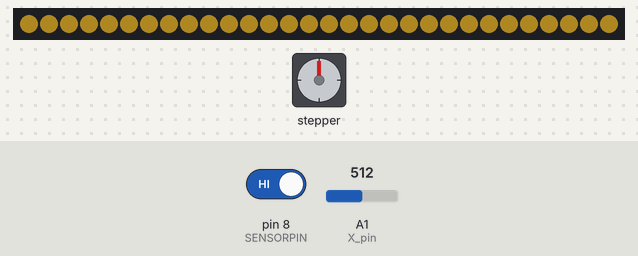
A sketch run on a simulated Arduino Leonardo, built with avr-gcc and run on an emulated ATmega32U4. Parts: 30 RGB LEDs in strip order, left to right, stepper motor. Inputs (shaded band) come from the test bench; at power-on: A1 (X_pin) = 512, pin 8 (SENSORPIN) HIGH. Dim RGB values are drawn brighter than linear; stepper angles assume 2048 steps per turn; what the sketch prints to the serial monitor is not drawn.

Above: at 1.2 s.
1.3 s: A1 (X_pin) set to 407
2.8 s: A1 (X_pin) set to 381
At 3.11 s:
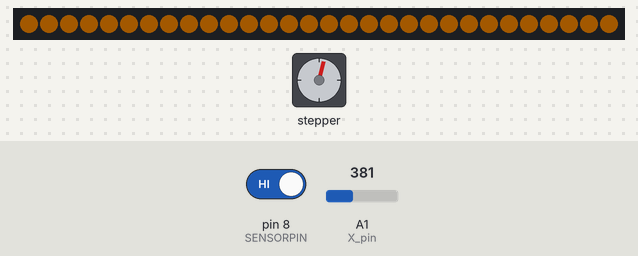
At 4.3 s:
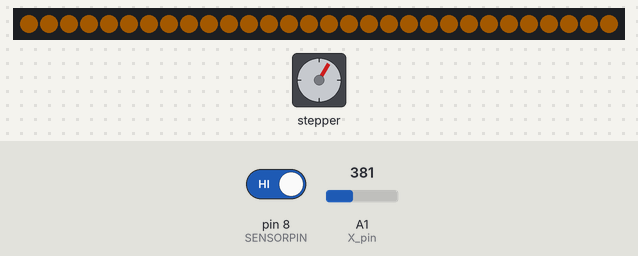
4.7 s: pin 8 (SENSORPIN) driven LOW
At 5.1 s:
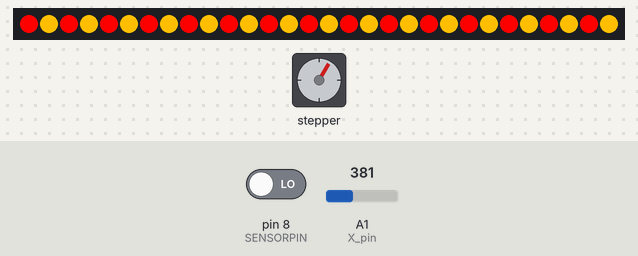
7.2 s: pin 8 (SENSORPIN) driven HIGH
Timing chart, 0 to 10.2 s (numbered marks = the images above; inputs shaded):
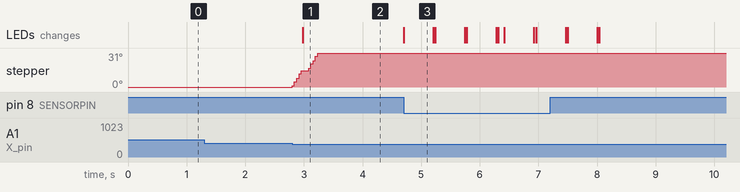

Measured:
- the behaviour switches between 400 and 399 on A1 (X_pin) (found by bisection; images 0 and 1)
- after the input at 2.8 s, stepper: turns 31° clockwise in 0.44 s, starting at once; the LEDs: change after 0.18 s (image 1)
- after the input at 4.7 s, the LEDs: change at once (image 3)
- what the display in image 3 shows lasts 0.5 s, from 4.7 s to 5.2 s

The sketch:

motor_music_light_code.ino
```cpp
/*
  IR Breakbeam sensor demo!
*/
#include <Stepper.h>
#include <Keyboard.h>
#include <Adafruit_NeoPixel.h>
#define NUMPIXELS 30  //Number of Neopixels
#define PIN 6 //Neopixel input data pin
Adafruit_NeoPixel pixels = Adafruit_NeoPixel(NUMPIXELS, PIN, NEO_GRB + NEO_KHZ800);
const int stepsPerRevolution = 2048;  // change this to fit the number of steps per revolution
const int rolePerMinute = 15;
const int X_pin = 1; // analog pin connected to X output
int flag;
int numOfPpl;
boolean Click_1=false;
boolean Click_2=false;
boolean Click_3=false;
boolean Click_4=false;

#define SENSORPIN 8
// variables will change:
int sensorState = 0, lastState=0;         // variable for reading the pushbutton status
Stepper myStepper(stepsPerRevolution, 2, 4, 3, 5);
// make HEAT INCREASE:

void HeatAnimate()
{
  for(int i=0; i<NUMPIXELS; i++)
  {
      if(i%2==0)
      {
        pixels.setPixelColor(i, pixels.Color(255,0,0)); //bright yellow
      }
      else
      {
        pixels.setPixelColor(i, pixels.Color(255, 191, 0)); //bright yellow
      }

  }
      pixels.show();
      delay(500);

  for(int i=0; i<NUMPIXELS; i++)
  {
      if(i%3==0)
      {
        pixels.setPixelColor(i, pixels.Color(204, 85, 0)); //bright yellow
      }
      else if(i%3==1)
      {
        pixels.setPixelColor(i, pixels.Color(255, 0, 0)); //bright yellow
      }
      else
      {
        pixels.setPixelColor(i, pixels.Color(192, 64, 0)); //bright yellow
      }

  }
    pixels.show();
    delay(35);


}


void HeatIncrease()
{

        if (flag==0) {
          flag=1;
          numOfPpl++;
          //Serial.println(numOfPpl);
          //Make motor run
          myStepper.setSpeed(rolePerMinute);
          myStepper.step(90);
          ChangeColor(numOfPpl);   // Change colour based on number of people
          //Serial.println("Heat level increased by 200 C");
        }

        switch (numOfPpl) {
          case 1:  // your hand is close to the sensor
            if (Click_1 == false)
            {
              myStepper.setSpeed(rolePerMinute);
              myStepper.step(90);
              Keyboard.write('1');
              Click_1=true;
              delay(100);
            }
          break;
          case 2:  // your hand is a few inches from the sensor
            if (Click_2 == false)
            {
              Keyboard.write('2');
              Click_2=true;
              delay(100);
            }
          break;
          case 3:  // your hand is a few inches from the sensor
            if (Click_3 == false)
            {
              Keyboard.write('3');
              Click_3=true;
              delay(100);
            }
          break;
          case 4:  // your hand is a few inches from the sensor
            if (Click_4 == false)
            {
              Keyboard.write('2');
              Click_4=true;
              delay(100);
            }
          break;
        }
}

void ChangeColor(int n)
{
  if(n<5){
    switch (n) {
          case 1:  // your hand is close to the sensor
          {
              for(int i=0; i<NUMPIXELS; i++)
              {
                pixels.setPixelColor(i, pixels.Color(35,19,0)); //dim yellow
              }
              pixels.show();
              delay(100);
          }
          break;
          case 2:  // your hand is close to the sensor
          {
              for(int i=0; i<NUMPIXELS; i++)
              {
                pixels.setPixelColor(i, pixels.Color(66,14,0)); //dim orange
              }
              pixels.show();
              delay(100);
          }
          break;
          case 3:  // your hand is close to the sensor
          {
              for(int i=0; i<NUMPIXELS; i++)
              {
                pixels.setPixelColor(i, pixels.Color(28,2,0)); //dim red
              }
              pixels.show();
              delay(100);
          }
          break;
          case 4:  // your hand is close to the sensor
          {
              for(int i=0; i<NUMPIXELS; i++)
              {
                pixels.setPixelColor(i, pixels.Color(55,55,55)); //dim white
              }
              pixels.show();
              delay(100);
          }
          break;
        }

  }
  else
  {
    for(int i=0; i<NUMPIXELS; i++)
              {
                pixels.setPixelColor(i, pixels.Color(55,55,55)); //dim white
              }
              pixels.show();
              delay(100);

  }

}
// make HEAT DECREASE:
void HeatDecrease()
{
        if (flag==0)
        {
        flag=1;
        //Make motor run
        myStepper.setSpeed(rolePerMinute);
        myStepper.step(-90);
        Serial.println("Heat level decreased by 200 C");
        }
}
void setup() {

  pixels.begin();
  for(int i=0; i<NUMPIXELS; i++){
    pixels.setPixelColor(i, pixels.Color(53,41,10));
  }
  pixels.show();
  digitalWrite(SENSORPIN, HIGH); // turn on the pullup
  myStepper.setSpeed(rolePerMinute);
  Serial.begin(115200);
  flag=0;
}
void loop(){
  // read the state of the pushbutton value:
  sensorState = digitalRead(SENSORPIN);
  // joystick analog read:
  int a = analogRead(X_pin);
  //Serial.println("Joystick value:");
  //Serial.println(a);
  // check if the sensor beam is broken
  // if it is, the sensorState is LOW:
  if (sensorState == LOW) {
    // turn LED on:
    for( int i=0;i<3;i++)
    {
      HeatAnimate();
    }
    HeatIncrease();
    ChangeColor(numOfPpl);
  }
  else if ((a < 400) or (a > 530) )
  {
    // let joystick override
    Serial.println("a value"+ a);
          if (a < 400)
          {
            HeatIncrease();
            Serial.println("Increase heat by ONE");
          }
          else if (a > 530)
          {
            HeatDecrease();
            Serial.println("Decrease heat by ONE");

          }
  }
  else
  {
        flag=0;
  }
}
```
